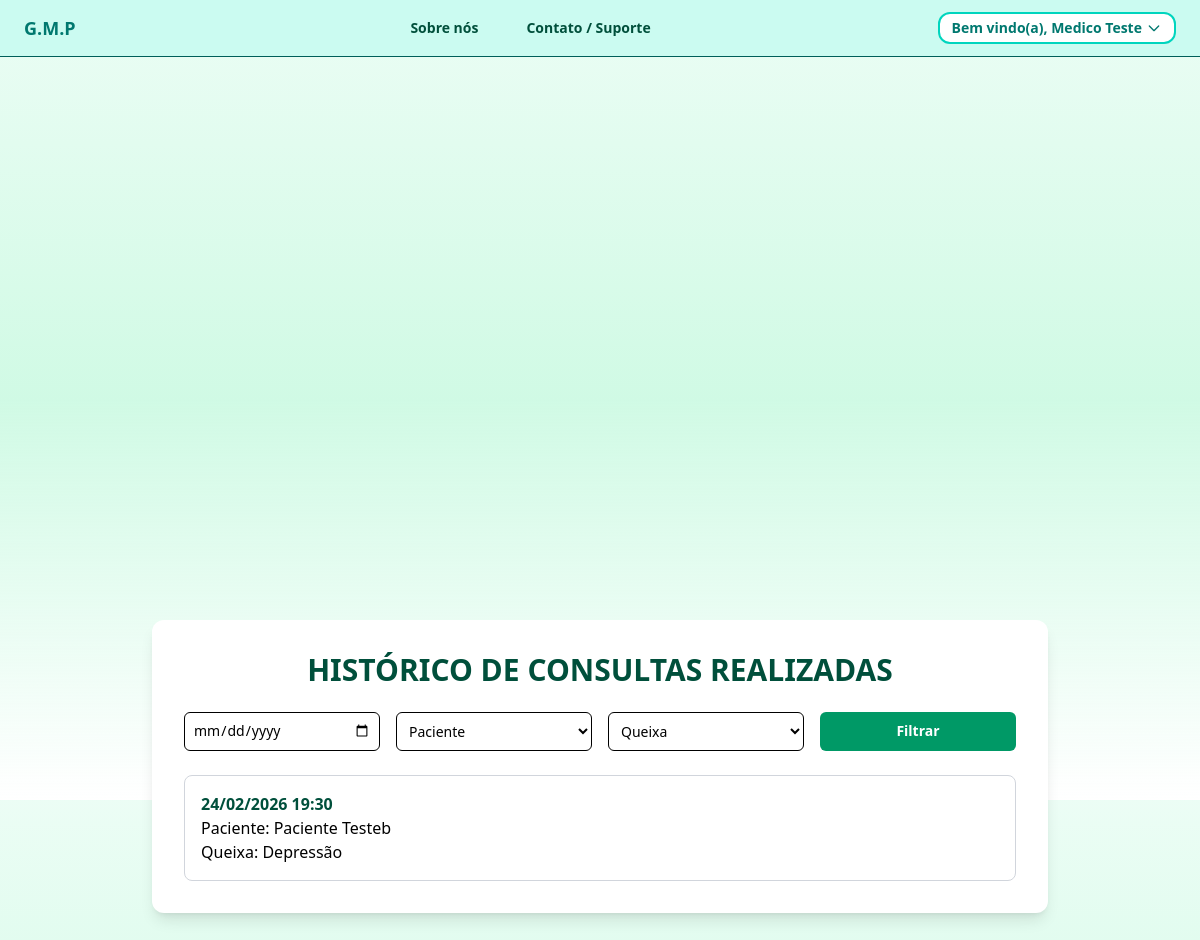
/consultas/historico-medico/ (signed in), run on the app's committed database.
### gmp/usuarios/models.py (models this page shows, shortened)
class CustomUser(AbstractBaseUser, PermissionsMixin):
    ROLE_PACIENTE = "paciente"
    ROLE_MEDICO = "medico"
    ROLE_SUPERADM = "superadm"
    ROLE_CHOICES = [
        (ROLE_PACIENTE, LABEL_PACIENTE),
        (ROLE_MEDICO, LABEL_MEDICO),
        (ROLE_SUPERADM, LABEL_SUPERADM),
    ]
    QUEIXA_DEPRESSAO = "depressao"
    QUEIXA_ANSIEDADE = "ansiedade"
    QUEIXA_TAG = "tag"
    QUEIXA_TOC = "toc"
    QUEIXA_BIPOLARIDADE = "bipolaridade"
    QUEIXA_ESQUIZOFRENIA = "esquizofrenia"
    QUEIXA_OUTROS = "outros"
    QUEIXA_CHOICES = [
        (QUEIXA_DEPRESSAO, LABEL_QUEIXA_DEPRESSAO),
        (QUEIXA_ANSIEDADE, LABEL_QUEIXA_ANSIEDADE),
        (QUEIXA_TAG, LABEL_QUEIXA_TAG),
        (QUEIXA_TOC, LABEL_QUEIXA_TOC),
        (QUEIXA_BIPOLARIDADE, LABEL_QUEIXA_BIPOLARIDADE),
        (QUEIXA_ESQUIZOFRENIA, LABEL_QUEIXA_ESQUIZOFRENIA),
        (QUEIXA_OUTROS, LABEL_QUEIXA_OUTROS),
    ]
    nome = models.CharField(max_length=MAX_LENGTH_NOME, blank=True, null=True)
    email = models.EmailField(unique=True, blank=False, null=False)
    idade = models.PositiveIntegerField(
        validators=[MinValueValidator(IDADE_MINIMA), MaxValueValidator(IDADE_MAXIMA)],
        blank=True,
        null=True,
    )
    queixa = models.CharField(
        max_length=MAX_LENGTH_QUEIXA,
        choices=QUEIXA_CHOICES,
        default=QUEIXA_DEPRESSAO,
        db_index=True,
    )
    role = models.CharField(
        max_length=MAX_LENGTH_ROLE,
        choices=ROLE_CHOICES,
        default=ROLE_PACIENTE,
        db_index=True,
    )
    telefone = models.CharField(max_length=MAX_LENGTH_TELEFONE, blank=True, null=True)
    origem = models.CharField(max_length=MAX_LENGTH_ORIGEM, blank=True, null=True)
    foto_perfil = models.ImageField(
        upload_to=UPLOAD_FOTO_PERFIL_PATH, blank=True, null=True
    )
    is_active = models.BooleanField(default=True)
    is_staff = models.BooleanField(default=False)
    date_joined = models.DateTimeField(default=timezone.now)
    USERNAME_FIELD = "email"
    REQUIRED_FIELDS = []
    objects = CustomUserManager()

### gmp/consultas/models.py (models this page shows, shortened)
class AgendamentoConsulta(models.Model):
    STATUS_MARCADA = "marcada"
    STATUS_REALIZADA = "realizada"
    STATUS_CANCELADA = "cancelada"
    STATUS_NAO_REALIZADA = "nao_realizada"
    STATUS_CHOICES = [
        (STATUS_MARCADA, STATUS_LABEL_MARCADA),
        (STATUS_REALIZADA, STATUS_LABEL_REALIZADA),
        (STATUS_CANCELADA, STATUS_LABEL_CANCELADA),
        (STATUS_NAO_REALIZADA, STATUS_LABEL_NAO_REALIZADA),
    ]
    paciente = models.ForeignKey(
        User, on_delete=models.CASCADE, related_name="consultas_como_paciente"
    )
    medico = models.ForeignKey(
        User, on_delete=models.CASCADE, related_name="consultas_como_medico"
    )
    data_hora = models.DateTimeField(db_index=True)
    status = models.CharField(
        max_length=20, choices=STATUS_CHOICES, default=STATUS_MARCADA, db_index=True
    )
    cancelado_por = models.ForeignKey(
        User,
        null=True,
        blank=True,
        on_delete=models.SET_NULL,
        related_name="cancelamentos_realizados",
    )
    criado_em = models.DateTimeField(auto_now_add=True)
    atualizado_em = models.DateTimeField(auto_now=True)
    cancelado_em = models.DateTimeField(null=True, blank=True)
    class Meta:
        ordering = ["-data_hora"]
        constraints = [
            models.UniqueConstraint(
                fields=["medico", "data_hora"], name="unique_medico_horario"
            ),
            models.UniqueConstraint(
                fields=["paciente", "data_hora"], name="unique_paciente_horario"
            ),
        ]
        indexes = [
            models.Index(fields=["medico"]),
            models.Index(fields=["paciente"]),
            models.Index(fields=["status"]),
            models.Index(fields=["data_hora"]),
            models.Index(fields=["medico", "data_hora"]),
            models.Index(fields=["paciente", "data_hora"]),
        ]

### gmp/consultas/views.py (the view)
@login_required
def historico_medico_consultas(request):
    if not medico_ou_superadmin(request.user):
        raise PermissionDenied(MSG_ERRO_SEM_PERMISSAO)
    consultas = consultas_realizadas_por_medico(request.user)
    data = request.GET.get("data")
    paciente_id = request.GET.get("paciente_id")
    queixa = request.GET.get("queixa")
    if data:
        consultas = consultas.filter(data_hora__date=data)
    if paciente_id:
        consultas = consultas.filter(paciente_id=paciente_id)
    if queixa:
        consultas = consultas.filter(paciente__queixa=queixa)
    pacientes = pacientes_com_consulta_realizada_do_medico(request.user)
    if (data or paciente_id or queixa) and not consultas.exists():
        messages.info(request, MSG_INFO_SEM_CONSULTAS_FILTRO)
    paginator = Paginator(consultas, PAGINACAO_PADRAO)
    page_number = request.GET.get("page")
    page_obj = paginator.get_page(page_number)
    return render(
        request,
        "gmp/historico_medico_consultas.html",
        {
            "page_obj": page_obj,
            "pacientes": pacientes,
            "queixas_choices": CustomUser.QUEIXA_CHOICES,
        },
    )

### gmp/consultas/selectors.py (called while the page is built)
def consultas_realizadas_por_medico(medico) -> QuerySet:
    return (
        AgendamentoConsulta.objects.select_related("paciente")
        .filter(medico_id=medico.id, status=AgendamentoConsulta.STATUS_REALIZADA)
        .order_by("-data_hora")
    )

def pacientes_com_consulta_realizada_do_medico(medico) -> QuerySet:
    return (
        User.objects.filter(
            consultas_como_paciente__medico_id=medico.id,
            consultas_como_paciente__status=AgendamentoConsulta.STATUS_REALIZADA,
        )
        .distinct()
        .only("id", "nome")
    )

### gmp/consultas/views.py (called while the page is built)
def medico_ou_superadmin(user):
    return user.is_authenticated and user.role in [
        CustomUser.ROLE_MEDICO,
        CustomUser.ROLE_SUPERADM,
    ]

### gmp/consultas/templates/gmp/historico_medico_consultas.html (shortened to what this page needs)
{% extends "main.html" %}
{% block body %}
<div class="min-h-screen pt-2 flex items-center justify-center">
  <div class="w-full max-w-4xl bg-white rounded-xl shadow-lg p-8">
    <h2 class="text-3xl font-semibold text-center text-emerald-900 mb-6">
      HISTÓRICO DE CONSULTAS REALIZADAS
    </h2>
    <form method="get"
          class="mb-6 grid grid-cols-1 md:grid-cols-4 gap-4">
        <input type="date"
               name="data"
               value="{{ request.GET.data }}"
               class="border rounded-md p-2 text-sm">
        <select name="paciente_id"
                class="border rounded-md p-2 text-sm">
            <option value="">Paciente</option>
        </select>
        <select name="queixa"
                class="border rounded-md p-2 text-sm">
            <option value="">Queixa</option>
        </select>
        <button type="submit"
                class="cursor-pointer bg-emerald-600 text-white rounded-md px-4 py-2 text-sm font-semibold hover:bg-emerald-700 transition">
            Filtrar
        </button>
    </form>
    {% if page_obj and page_obj.object_list %}
        <div class="space-y-4">
            {% for consulta in page_obj %}
                <div class="border border-gray-300 rounded-lg p-4 hover:shadow-md transition">
                    <p class="font-semibold text-emerald-900">
                        {{ consulta.data_hora|date:"d/m/Y H:i" }}
                    </p>
                    <p>
                        <span class="font-medium">Paciente:</span>
                        {{ consulta.paciente.nome }}
                    </p>
                    <p>
                        <span class="font-medium">Queixa:</span>
                        {{ consulta.paciente.get_queixa_display }}
                    </p>
                </div>
            {% endfor %}
        </div>
    {% else %}
        <p class="text-center text-gray-600">
            Nenhuma consulta realizada encontrada.
        </p>
    {% endif %}
  </div>
</div>
{% endblock %}

### templates/main.html (shortened to what this page needs)
<!DOCTYPE html>
<html lang="pt-br" class="scroll-smooth">
<head>
    <script src="https://unpkg.com/@tailwindcss/browser@4"></script>
</head>
<body class="pt-16 min-h-screen bg-gradient-to-b from-emerald-50 via-emerald-100 to-emerald-150">
<header class="fixed top-0 inset-x-0 z-50 bg-teal-100 border-b border-teal-800">
    <nav class="flex items-center justify-between px-6 py-3">
        <div class="flex items-center gap-6">
            <a href="{% url 'home' %}" class="text-teal-700 font-extrabold text-lg">
                G.M.P
            </a>
        </div>
        <div class="ml-12 flex gap-12 text-sm font-semibold text-emerald-900">
            {% if request.resolver_match.url_name == 'home' %}
                <a href="#sobre" class="hover:text-emerald-600 transition">
                    Sobre nós
                </a>
            {% else %}
                <a href="{% url 'home' %}#sobre" class="hover:text-emerald-600 transition">
                    Sobre nós
                </a>
            {% endif %}
            {% if request.resolver_match.url_name == 'home' %}
                <a href="#contato" class="hover:text-emerald-600 transition">
                    Contato / Suporte
                </a>
            {% else %}
                <a href="{% url 'home' %}#contato" class="hover:text-emerald-600 transition">
                    Contato / Suporte
                </a>
            {% endif %}
        </div>
        <div class="relative">
            {% if request.user.is_authenticated and request.user.is_staff %}
                <button id="userMenuButton"
                    class="flex cursor-pointer items-center gap-1 bg-white border-2 border-teal-400 rounded-xl px-3 py-1 text-sm font-semibold text-teal-700 hover:bg-teal-50">
                    Bem vindo(a), {{ request.user.nome }}
                    <svg class="w-4 h-4" fill="none" stroke="currentColor" stroke-width="2" viewBox="0 0 24 24">
                        <path stroke-linecap="round" stroke-linejoin="round" d="M19 9l-7 7-7-7"/>
                    </svg>
                </button>
                <div id="userDropdown" class="hidden absolute right-0 mt-2 w-48 bg-white rounded-md shadow-lg py-2 text-sm z-50">
                    <a href="{% url 'cadastro' %}" class="block px-4 py-2 hover:bg-gray-100 text-emerald-900">
                        Novo cadastro
                    </a>
                    <a href="{% url 'home' %}" class="block px-4 py-2 hover:bg-gray-100 text-emerald-900">
                        Consultas
                    </a>
                    <a href="{% url 'perfil_usuario' %}" class="block px-4 py-2 hover:bg-gray-100 text-emerald-900">
                        Minhas informações
                    </a>
                    <form action="{% url 'logout' %}" method="post">
                        {% csrf_token %}
                        <button type="submit" class="w-full cursor-pointer text-left px-4 py-2 hover:bg-red-100 text-red-600">
                            Sair
                        </button>
                    </form>
                </div>
            {% elif request.user.is_authenticated and request.user.role == 'medico' %}
                <button id="userMenuButton"
                    class="flex cursor-pointer items-center gap-1 bg-white border-2 border-teal-400 rounded-xl px-3 py-1 text-sm font-semibold text-teal-700 hover:bg-teal-50">
                    Bem vindo(a), {{ request.user.nome }}
                    <svg class="w-4 h-4" fill="none" stroke="currentColor" stroke-width="2" viewBox="0 0 24 24">
                        <path stroke-linecap="round" stroke-linejoin="round" d="M19 9l-7 7-7-7"/>
                    </svg>
                </button>
            {% else %}
                {% if request.resolver_match.url_name == 'home' %}
                    <a href="{% url 'login' %}" class="bg-white border-2 border-teal-400 rounded-xl px-3 py-1 text-sm font-semibold text-teal-700 hover:bg-teal-50">
                        LOGIN
                    </a>
                {% endif %}
            {% endif %}
        </div>
    </nav>
</header>
<main class="pt-6 px-4">
    {% block body %}{% endblock body %}
</main>
</body>
</html>

### data on the page
CustomUser: user.nome "Medico Teste"
AgendamentoConsulta: data_hora "24/02/2026 19:30", paciente.nome "Paciente Testeb", paciente.queixa "Depressão"
